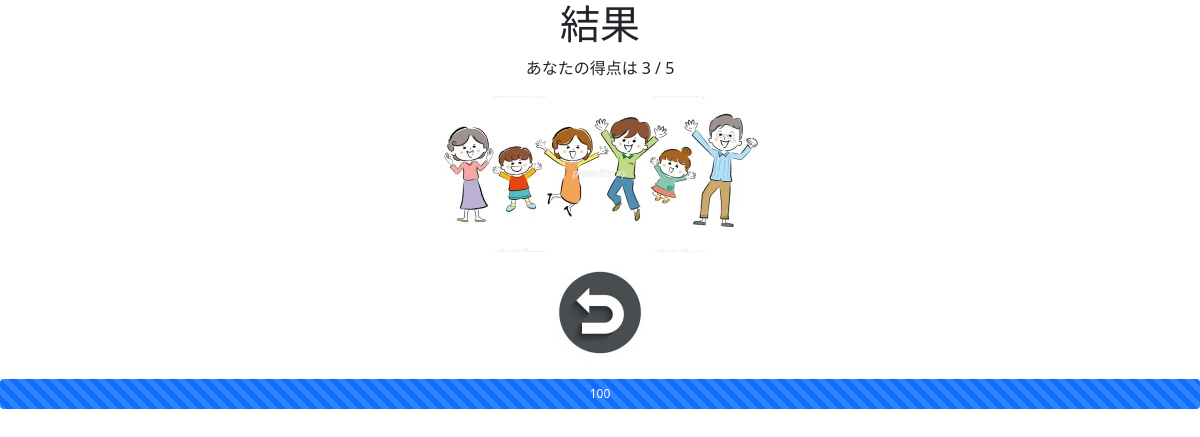
The page /templates/result on the database as committed earlier.
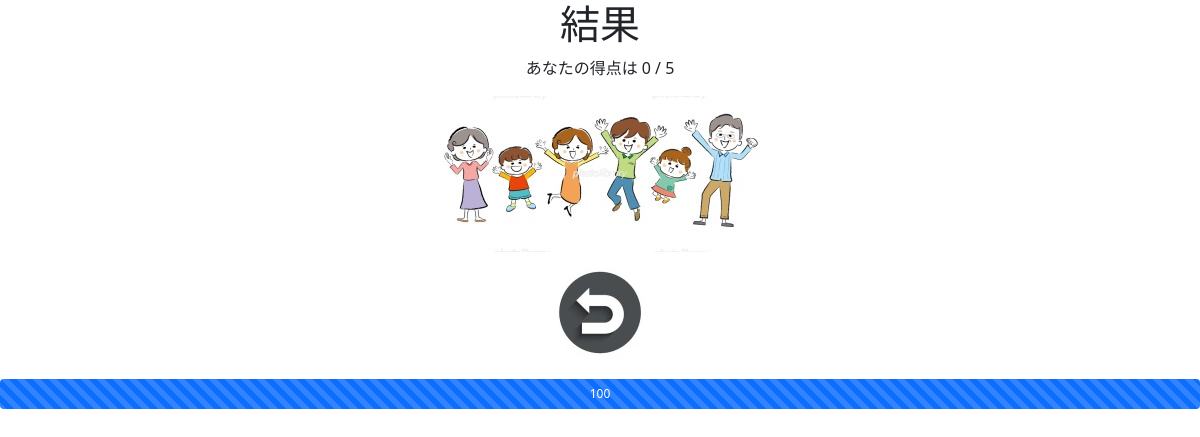
The same page on the database as committed later.
### game/models.py (models this page shows, shortened)
class Score(models.Model):
    score = models.IntegerField(default=0)

### game/views.py (the view)
# urls.py: path('templates/result', views.move_to_result, name='move_to_result'),
def move_to_result(request):
    try:
        score = Score.objects.get(pk=1)
    except Score.DoesNotExist:
        score = Score(score=0)
        score.save()
    if request.method=='POST':
        ans = request.POST['answer']
        if (ans == 'correct'):
            score.increment()
    context = { 'score':score }
    return render(request, "game/quiz_result.html", context)

### game/templates/game/quiz_result.html (shortened to what this page needs)
<!DOCTYPE html>
{% load static %}
<html lang="ja">
<head>
    <link rel="stylesheet" type="text/css" href="../../static/css/bootstrap.min.css"/>
</head>
<body>
    <div style="text-align:center">
        <h1>結果</h1>
        <p>あなたの得点は {{ score.score }} / 5</p>
        <image src="{% static 'image/happy.png' %}">
        <form action="{% url 'index' %}" method="post">
            <input type="image" src="{% static 'image/back.png' %}" name="start_button">
        </form>
    </div>
    <div class="progress" style="height: 30px;">
        <div class="progress-bar progress-bar-striped progress-bar-animated" role="progressbar" aria-label="アニメーションストライプ" aria-valuenow="100" aria-valuemin="0" aria-valuemax="100" style="width: 100%">100</div>
    </div>
</body>
</html>

Rows that differ between the two databases and show on the page:
changed Score: score "3" → "0"
